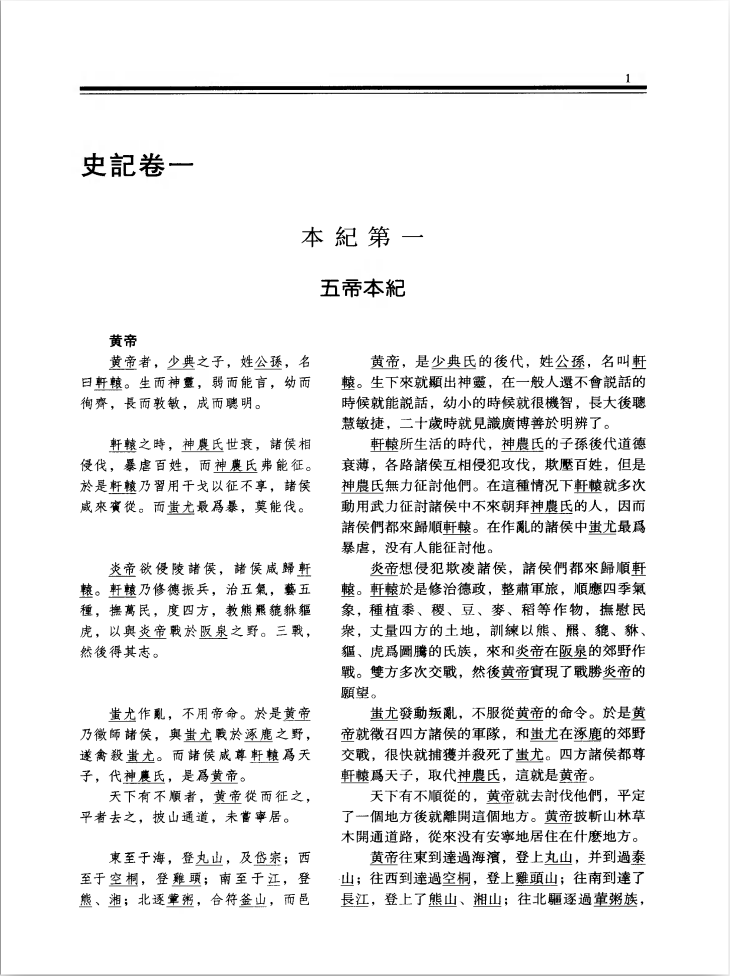
#> input picture img.png, 1459 x 1952 px (shown at 1/2 size)
$ python -i utils.py   (imports and definitions only)
#> lines starting #> are read from the running program, lines starting #| are printed output that depends on the picture; after the words box and inside, x2 and y2 are one past the last pixel; in counts of white or black regions, pixels touching at a corner belong together
#> further down, picture is the input picture: shape (1952, 1459); min 0, max 255, mean 238.2
import numpy as np
import cv2
import matplotlib.pyplot as plt

def preprocessing(image: np.ndarray) -> np.ndarray:
    """preprocessing function

    Args:
        image (np.ndarray): input image

    Returns:
        np.ndarray: return a denoised, binarized, adjusted and underscore free image with black background and white content
    """
    # your preprocessing code here
    assert len(image.shape) == 2, "Input image must be a grayscale image"
    processed = cv2.adaptiveThreshold(image, 255, cv2.ADAPTIVE_THRESH_GAUSSIAN_C, cv2.THRESH_BINARY, 11, 2)
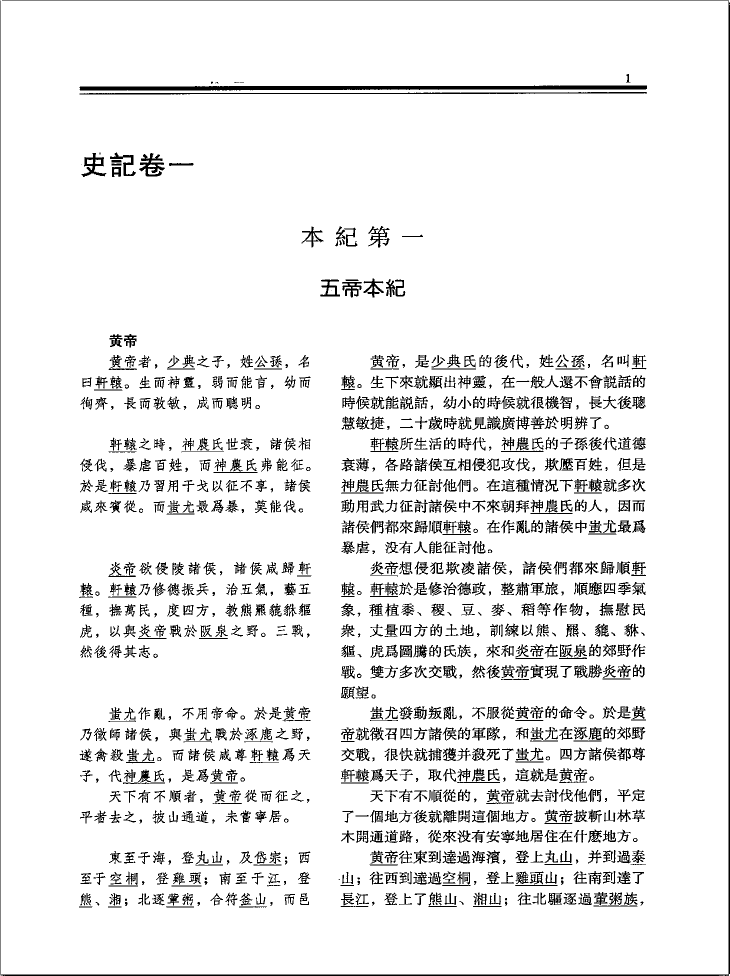
#> processed: shape (1952, 1459) (shown at 1/2 size); 92.5% white; black in thin lines or dots
    processed = cv2.bitwise_not(processed)
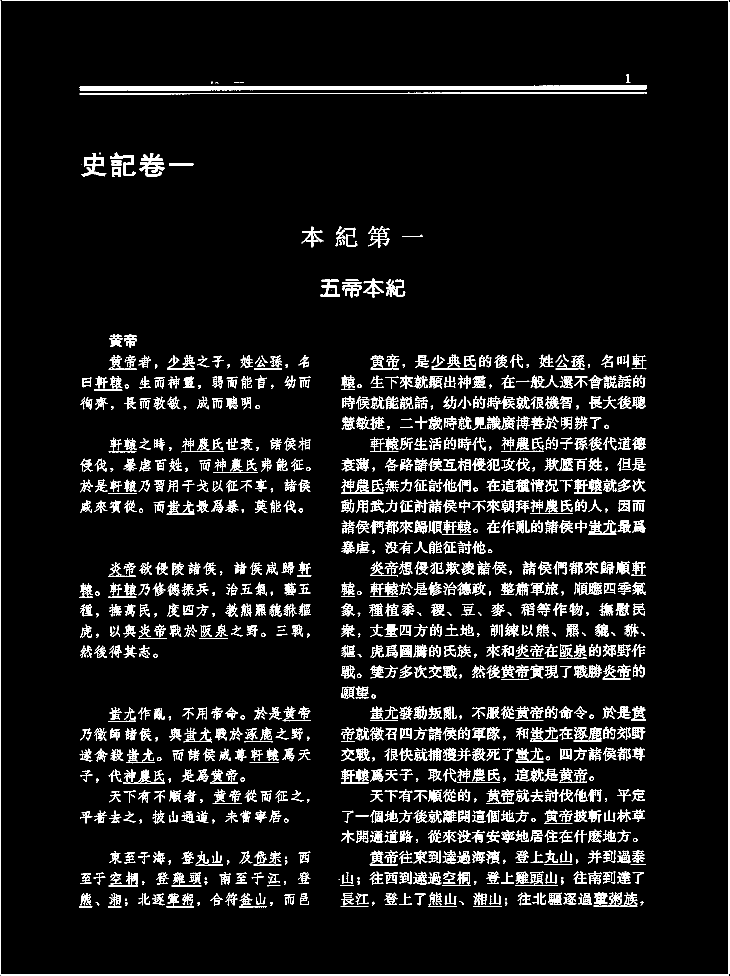
#> processed: shape (1952, 1459) (shown at 1/2 size); 7.5% white in thin lines or dots
    processed = adjust_skew(processed, False)
    # rethreshold since adjust_skew just introduce gray pixels
    # processed = cv2.bitwise_not(processed)
    # _, processed = cv2.threshold(processed, 100, 255, cv2.THRESH_BINARY)
    # processed = cv2.bitwise_not(processed)
    processed[processed < 100] = 0
    # [4 lines of commented-out code are left out]

    return processed


def adjust_skew(image: np.ndarray, debug=False) -> np.ndarray:
    """correct skew image
       image: image with black background
    """
    center, angle = find_min_area_rect(image, debug)
    Mat = cv2.getRotationMatrix2D(center, angle, 1.0)
    h,w = image.shape
    # h, w = cropped.shape
    # print(h, w)
    # fill the border with black in consistent with black background
    rotated = cv2.warpAffine(image, Mat, (w,h), flags=cv2.INTER_CUBIC, borderValue=(0,0,0))
    if debug:
        view(rotated)
    return rotated

# region
# [66 lines left out: function detect_header_line, not called in this run]
# endregion

# adapt from https://zhuanlan.zhihu.com/p/81341622
def find_min_area_rect(image: np.ndarray, debug=False) -> np.ndarray:
    '''find minimal bounding rectangle
       image: image with black background
    '''
#> called with debug = False
    height, width = image.shape
#> height = 1952; width = 1459

    # denoising
    kernel_size = int(51*width/1600) # kernel size adapt to image size, 51 for width 1600
#> kernel_size = 46
    if kernel_size % 2 == 0: kernel_size += 1 # assert odd as Gaussian kernel
#> kernel_size = 47
    blur = cv2.GaussianBlur(image, (kernel_size, kernel_size), 0)
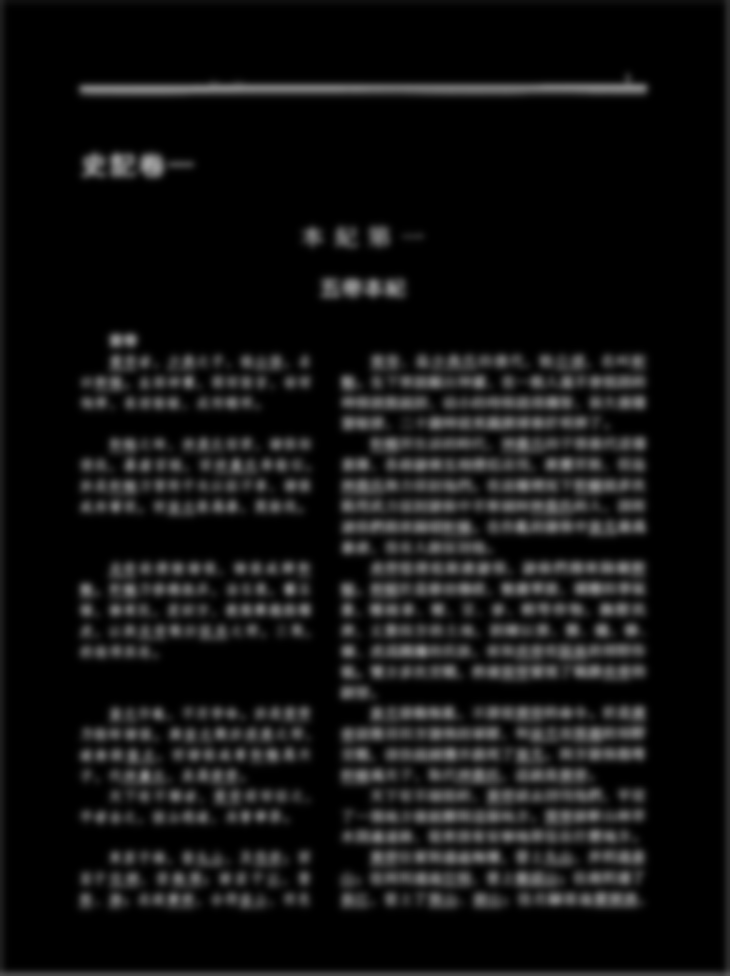
#> blur: shape (1952, 1459) (shown at 1/2 size); min 0, max 162, mean 18.9
    _, thresh = cv2.threshold(blur, 0, 255, cv2.THRESH_BINARY|cv2.THRESH_OTSU)
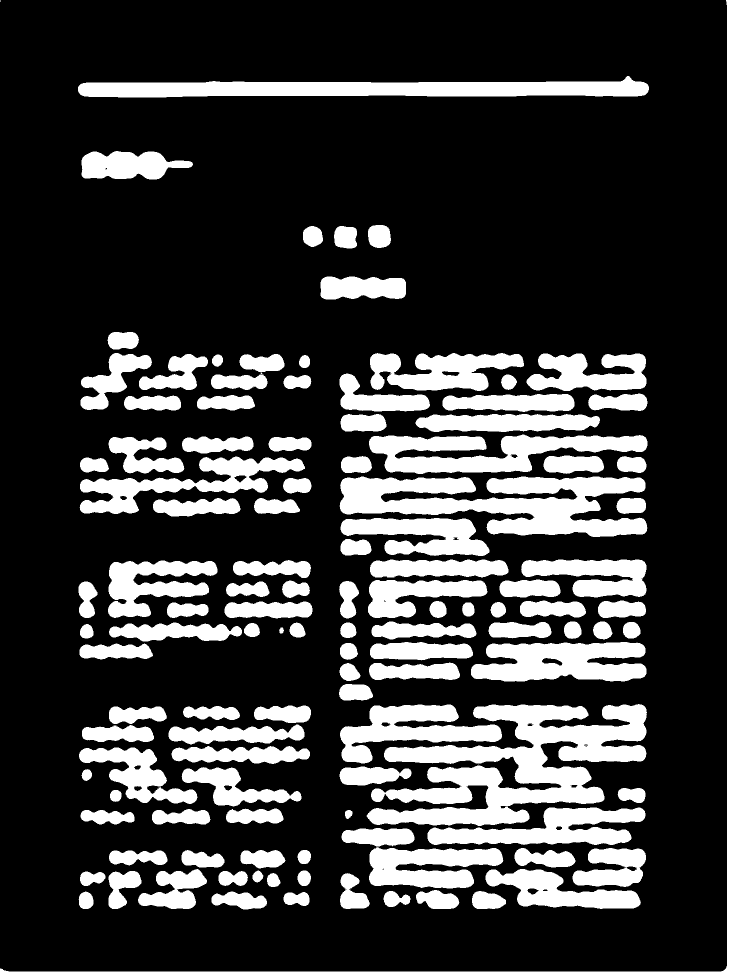
#> thresh: shape (1952, 1459) (shown at 1/2 size); 23.4% white; 122 white regions (4 under 20 px), largest, box (x1, y1, x2, y2) and area: (733, 1408, 1294, 1652) 65261, (679, 953, 1295, 1074) 43449, (156, 152, 1298, 195) 32430

    whereid = np.where(thresh > 0)
#> whereid = 667751 positions, rows 0 to 1951, columns 0 to 1458
    # 交换横纵坐标的顺序，否则下面得到的每个像素点为(y,x)
    whereid = whereid[::-1]
#> whereid = 667751 positions, rows 0 to 1458, columns 0 to 1951
    # 将像素点格式转换为(n_coords, 2)，每个点表示为(x,y)
    coords = np.column_stack(whereid)
#> coords = 667751 pairs, first value 0 to 1458, second value 0 to 1951
    (x,y), (w,h), angle = cv2.minAreaRect(coords)
#> x = 729; y = 975.5; w = 1951; h = 1458; angle = -90
    # print(x,y, angle)
    # pay attention to opencv-python version, the rotated angle are different across version
    # see https://stackoverflow.com/a/70417824/14789892
    if angle > 45:
        angle = angle - 90
    # center = (width//2, height//2)
    center = (int(x), int(y))
#> center = (729, 975)

    if debug:
        vis = image.copy()
        box = cv2.boxPoints(((x,y), (w,h), angle))
        box = np.intp(box)
        x, y, w, h = cv2.boundingRect(box)
        cv2.drawContours(vis,[box],0,(255,255,255),2)
        view(vis)

    return center, angle

# [83 lines left out: functions remove_underscore, find_local_minima, bound_box, resize_char, not called in this run]

def view(image: np.ndarray, size=(20,15)):
    plt.figure(figsize=size)
    plt.imshow(image, cmap='gray')

# def view(images, siz)

>>> import cv2
>>> picture = cv2.imread('../img.png', cv2.IMREAD_GRAYSCALE)
>>> result = preprocessing(picture)
#> in adjust_skew, `center, angle = find_min_area_rect(image, debug)`: angle = -90
#> in adjust_skew, `Mat = cv2.getRotationMatrix2D(center, angle, 1.0)`: Mat = [[6.12e-17, -1, 1704], [1, 6.12e-17, 246]]
#> in adjust_skew, `rotated = cv2.warpAffine(image, Mat, (w,h), flags=cv2.INTER_CUBIC, bor..`:
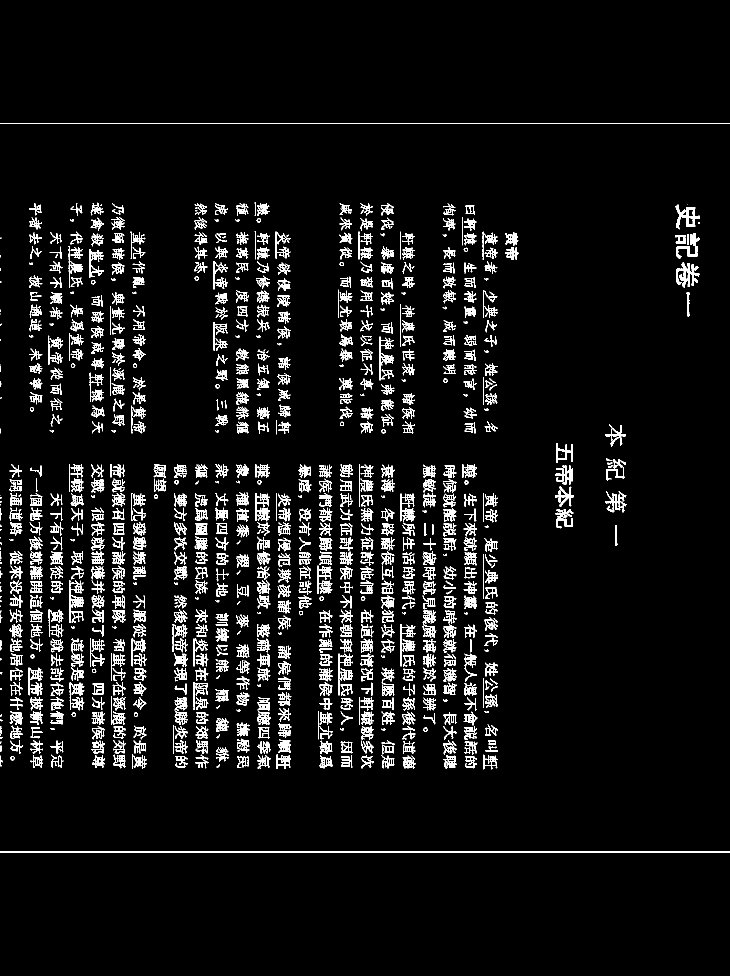
#> rotated: shape (1952, 1459) (shown at 1/2 size); 6% white in thin lines or dots, all inside (x1, y1, x2, y2) = (0, 247, 1459, 1705)
